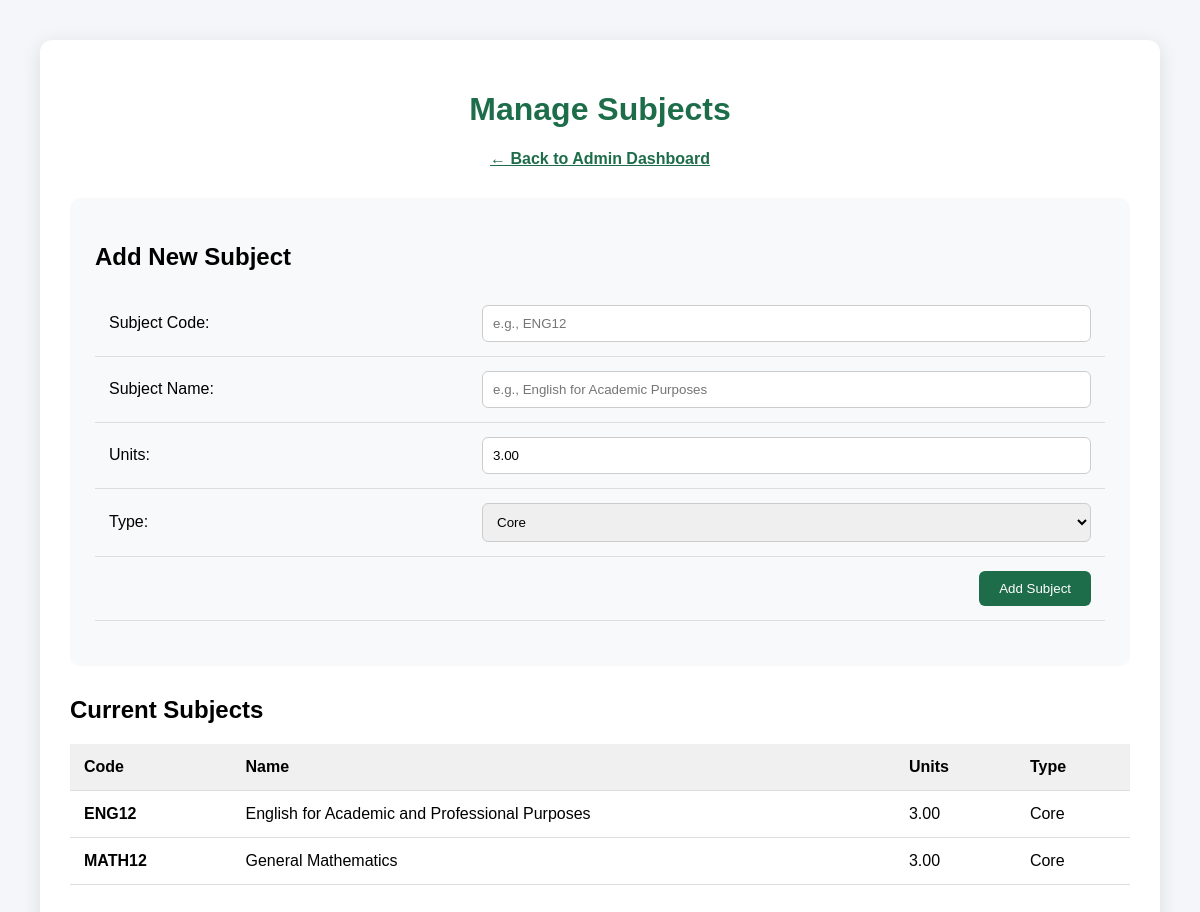
The app's page /pages/admin/manage_subjects.php (signed in) with its own data.
### tables this page shows
CREATE TABLE `subjects` (
  `subject_id` int(11) NOT NULL,
  `school_id` int(11) NOT NULL,
  `subject_code` varchar(50) DEFAULT NULL,
  `subject_name` varchar(255) DEFAULT NULL,
  `units` decimal(5,2) DEFAULT NULL,
  `subject_type` enum('core','applied','specialized') DEFAULT NULL
);

### pages/admin/manage_subjects.php (the view, shortened to what this page needs)
<?php
require_once '../../includes/auth.php';
$stmt = $pdo->prepare("
    SELECT
        subject_id,
        subject_code,
        subject_name,
        units,
        subject_type
    FROM subjects
    WHERE school_id = ?
    ORDER BY subject_code
");
$stmt->execute([$_SESSION['school_id']]);
$subjects = $stmt->fetchAll();
?>
<!DOCTYPE html>
<html lang="en">
<head>
</head>
<body>
<div class="container">
    <h1>Manage Subjects</h1>
    <div class="back">
        <a href="dashboard.php">← Back to Admin Dashboard</a>
    </div>
    <div class="form-section">
        <h2>Add New Subject</h2>
        <form method="post">
            <table>
                <tr>
                    <td><label>Subject Code:</label></td>
                    <td><input type="text" name="subject_code" placeholder="e.g., ENG12" required></td>
                </tr>
                <tr>
                    <td><label>Subject Name:</label></td>
                    <td><input type="text" name="subject_name" placeholder="e.g., English for Academic Purposes" required></td>
                </tr>
                <tr>
                    <td><label>Units:</label></td>
                    <td><input type="number" step="0.5" name="units" value="3.00" required></td>
                </tr>
                <tr>
                    <td><label>Type:</label></td>
                    <td>
                        <select name="subject_type" required>
                            <option value="core">Core</option>
                        </select>
                    </td>
                </tr>
                <tr>
                    <td colspan="2" style="text-align:right;">
                        <button type="submit" name="add_subject" class="btn">Add Subject</button>
                    </td>
                </tr>
            </table>
        </form>
    </div>
    <h2>Current Subjects</h2>
    <?php if (empty($subjects)): ?>
        <p>No subjects defined yet.</p>
    <?php else: ?>
        <table>
            <thead>
                <tr>
                    <th>Code</th>
                    <th>Name</th>
                    <th>Units</th>
                    <th>Type</th>
                </tr>
            </thead>
            <tbody>
                <?php foreach ($subjects as $subj): ?>
                <tr>
                    <td><strong><?= htmlspecialchars($subj['subject_code']) ?></strong></td>
                    <td><?= htmlspecialchars($subj['subject_name']) ?></td>
                    <td><?= number_format($subj['units'], 2) ?></td>
                    <td><?= ucfirst($subj['subject_type']) ?></td>
                </tr>
                <?php endforeach; ?>
            </tbody>
        </table>
    <?php endif; ?>
</div>
</body>
</html>

### pages/admin/manage_subjects.php (style rules this page uses)
body { font-family: Arial, sans-serif; margin: 40px; background: #f4f6f9; }
.container { max-width: 1100px; margin: auto; background: white; padding: 30px; border-radius: 12px; box-shadow: 0 4px 20px rgba(0,0,0,0.1); }
h1 { color: #1e6d4a; text-align: center; }
.back { margin: 20px 0; text-align: center; }
.back a { color: #1e6d4a; font-weight: bold; }
.form-section { background: #f8f9fa; padding: 25px; border-radius: 10px; margin: 30px 0; }
table { width: 100%; border-collapse: collapse; margin: 20px 0; }
th, td { padding: 14px; text-align: left; border-bottom: 1px solid #ddd; }
th { background: #f0f0f0; }
input, select { padding: 10px; width: 100%; box-sizing: border-box; border-radius: 6px; border: 1px solid #ccc; }
.btn { background: #1e6d4a; color: white; padding: 10px 20px; border: none; border-radius: 6px; cursor: pointer; }

### records on screen
subjects: subject_code "ENG12", subject_name "English for Academic and Professional Purposes", units "3.00", subject_type "Core"
subjects: subject_code "MATH12", subject_name "General Mathematics", units "3.00", subject_type "Core"
